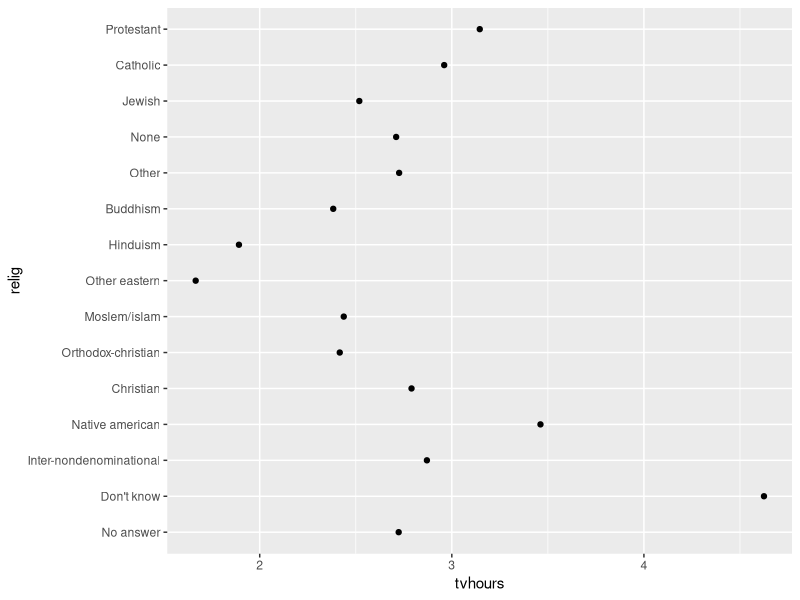
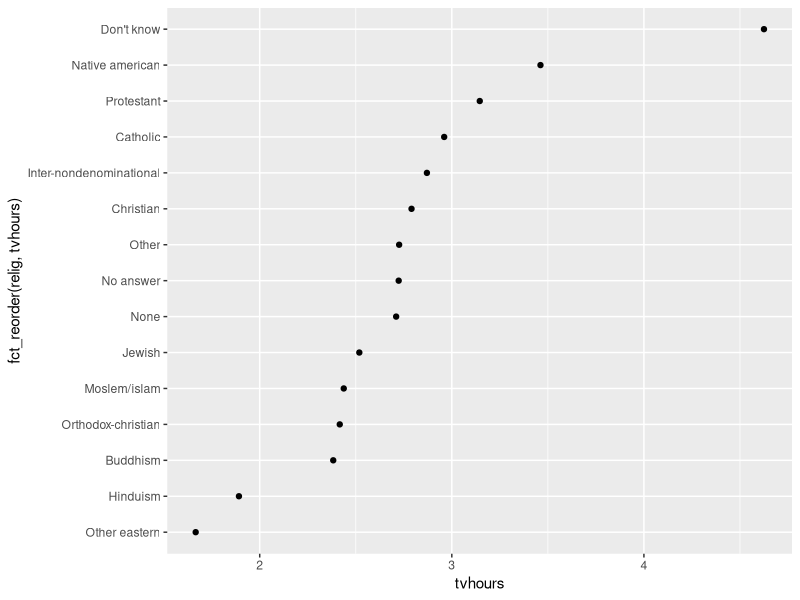
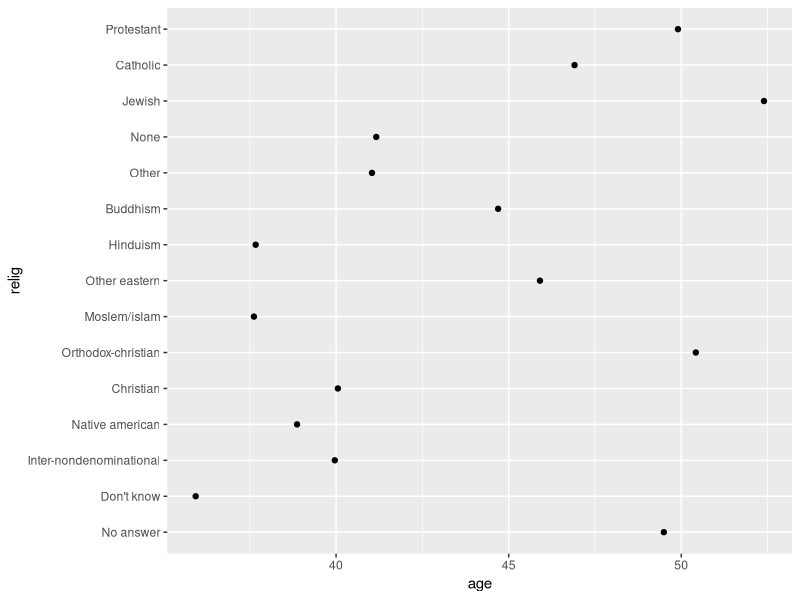
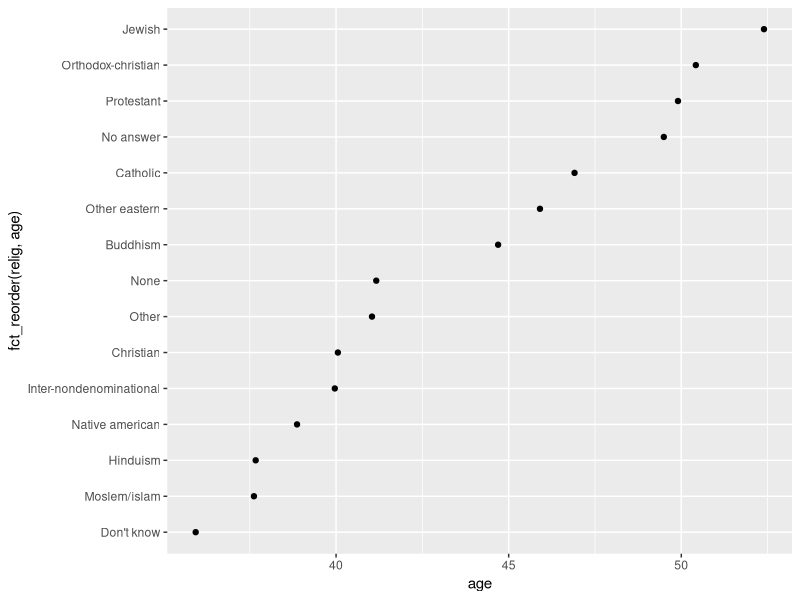
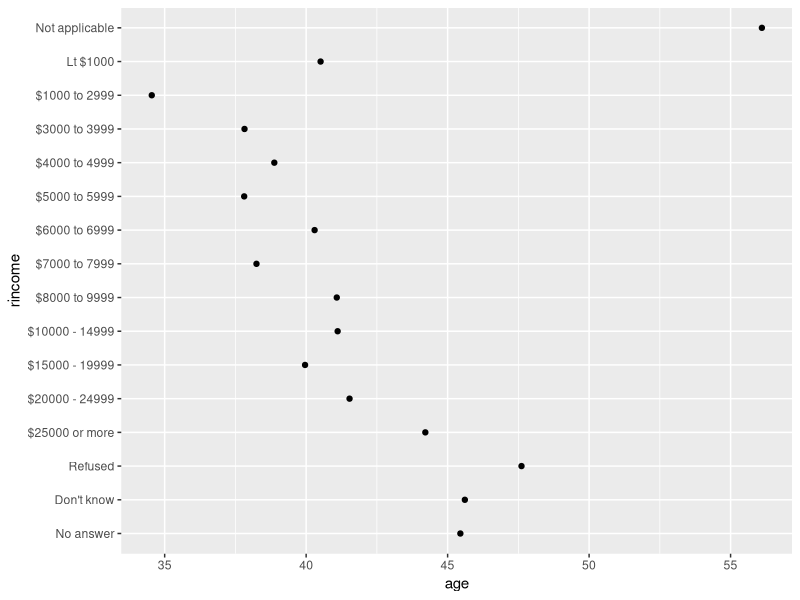
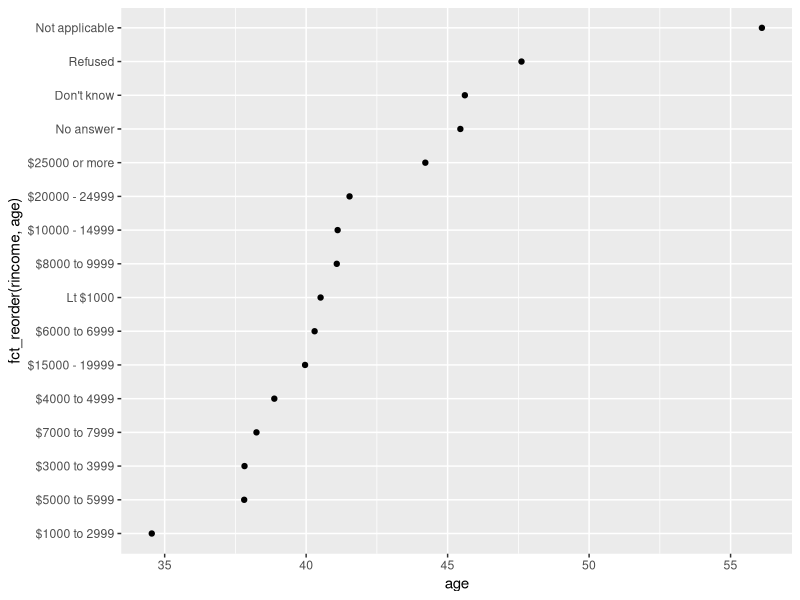
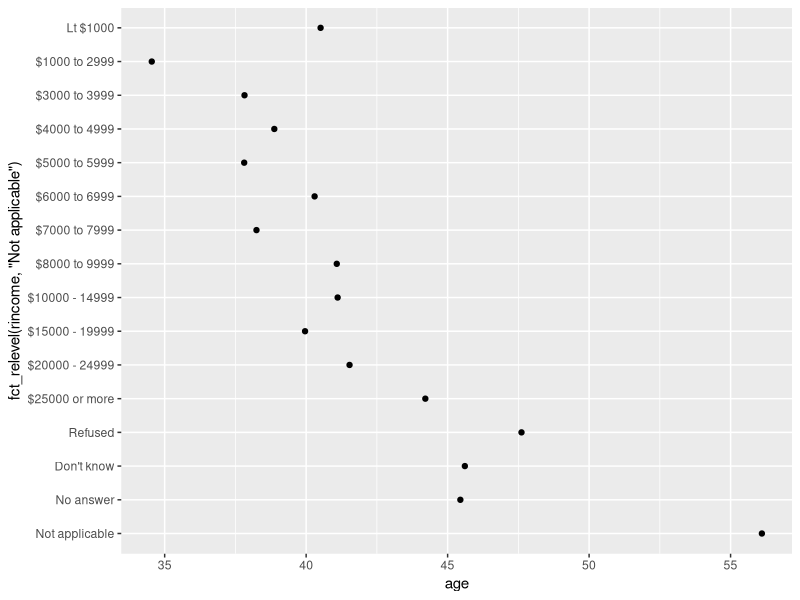

Write R code to recreate these figures, in order.
###########################################################################
#                                                                         #
#                               forcats                                   #
#                   En esta sección se hablara de como                    #
#                           trabajar con factores                         #
#                                                                         #
###########################################################################

library(tidyverse)

# fct_reorder -------------------------------------------------------------
relig_summary <- gss_cat %>%
  group_by(relig) %>%
  summarise(
    age = mean(age, na.rm = TRUE),
    tvhours = mean(tvhours, na.rm = TRUE),
    n = n()) %>% 
  arrange(tvhours)

ggplot(relig_summary, aes(tvhours, relig)) + geom_point()
ggplot(relig_summary, aes(tvhours, fct_reorder(relig,tvhours))) + geom_point()

ggplot(relig_summary, aes(age, relig)) + geom_point()
ggplot(relig_summary, aes(age, fct_reorder(relig,age))) + geom_point()

# fct_relevel -------------------------------------------------------------
rincome_summary <- gss_cat %>%
  group_by(rincome) %>%
  summarise(
    age = mean(age, na.rm = TRUE),
    tvhours = mean(tvhours, na.rm = TRUE),
    n = n()
  )

ggplot(rincome_summary, aes(age, rincome)) + geom_point()
ggplot(rincome_summary, aes(age, fct_reorder(rincome, age))) + geom_point()
ggplot(rincome_summary, aes(age, fct_relevel(rincome, "Not applicable"))) +
  geom_point()

# fct_recode --------------------------------------------------------------
gss_cat %>% 
  count(partyid)

gss_cat %>%
  mutate(partyid = fct_recode(partyid,
                              "Republican, strong"    = "Strong republican",
                              "Republican, weak"      = "Not str republican",
                              "Independent, near rep" = "Ind,near rep",
                              "Independent, near dem" = "Ind,near dem",
                              "Democrat, weak"        = "Not str democrat",
                              "Democrat, strong"      = "Strong democrat"
  )) %>%
  count(partyid)

# fct_collapse ------------------------------------------------------------
gss_cat %>% 
  count(partyid)

gss_cat %>%
  mutate(partyid = fct_collapse(partyid,
                                other = c("No answer", "Don't know", "Other party"),
                                rep = c("Strong republican", "Not str republican"),
                                ind = c("Ind,near rep", "Independent", "Ind,near dem"),
                                dem = c("Not str democrat", "Strong democrat")
  )) %>%
  count(partyid)

# fct_lump ----------------------------------------------------------------
gss_cat %>% 
  count(relig) %>% 
  arrange(n)

gss_cat %>%
  mutate(relig = fct_lump(relig,n = 3,other_level = "otros")) %>%
  count(relig)


